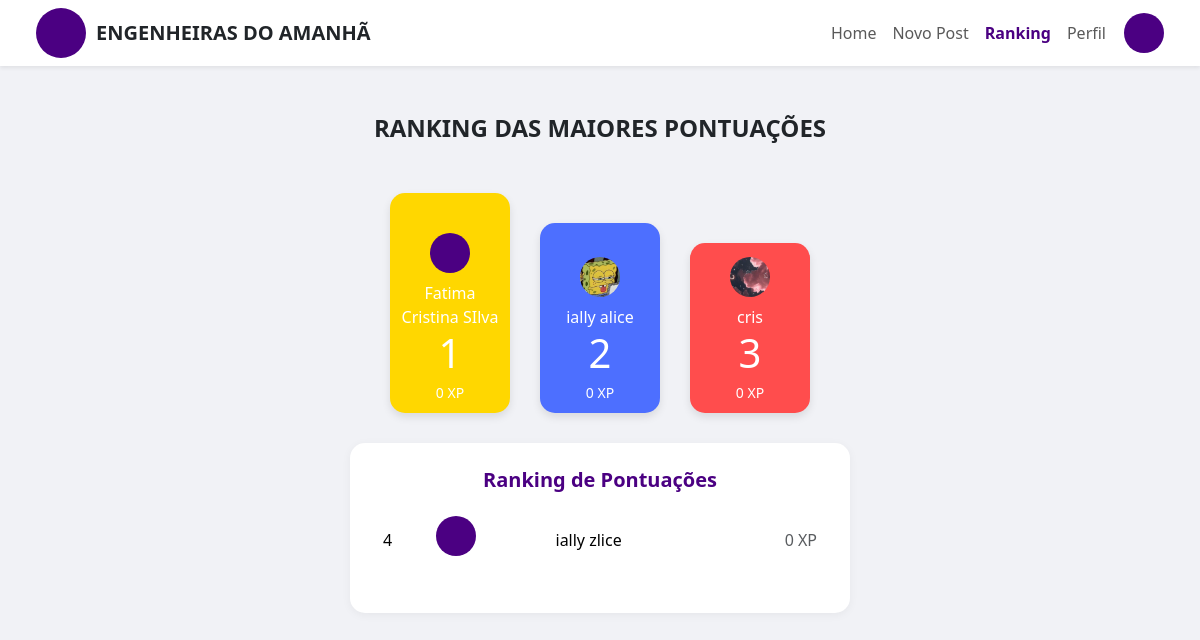
/ranking/, run on an earlier commit of the app's database.
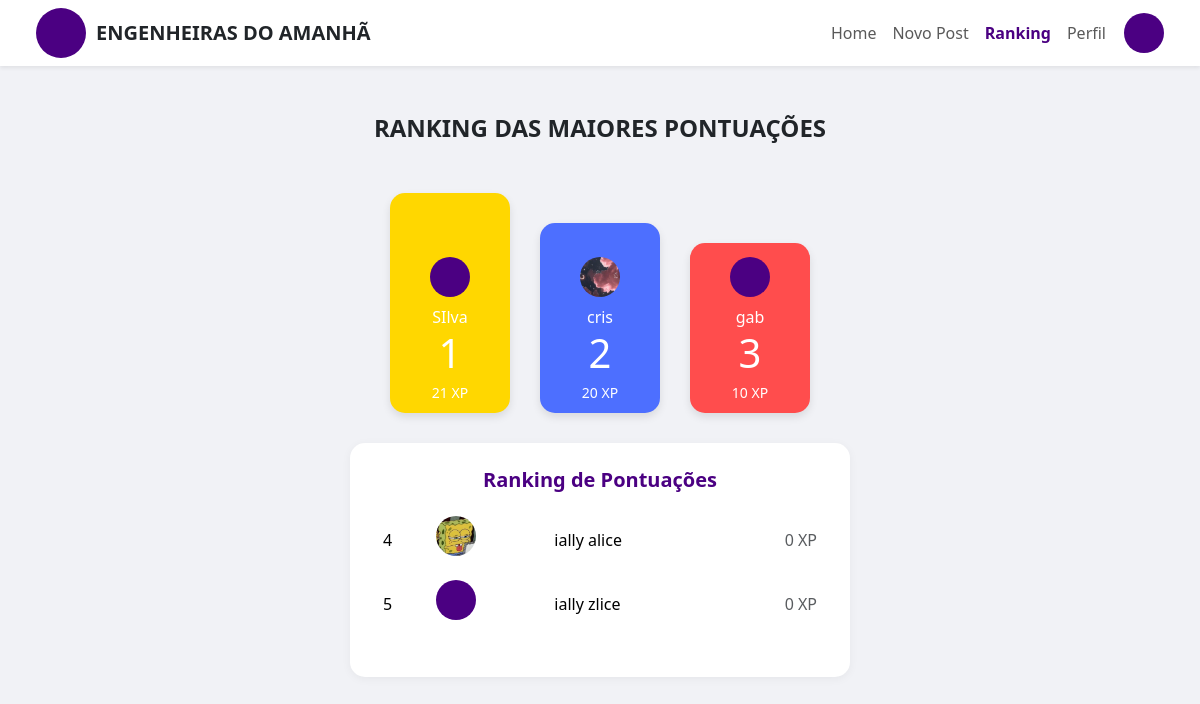
And on a later commit of the database.
### comunidade/models.py (models this page shows, shortened)
class Perfil(models.Model):
    user = models.OneToOneField(User, on_delete=models.CASCADE)
    telefone = models.CharField(max_length=20, blank=True)
    pontos = models.IntegerField(default=0)
    foto = models.ImageField(upload_to='perfil/', blank=True, null=True)

### comunidade/views.py (the view)
# urls.py: path('ranking/', ranking_view, name='ranking'),
def ranking_view(request):
    perfis = Perfil.objects.select_related('user').order_by('-pontos')
    podio = perfis[:3]
    restantes = perfis[3:]
    context = {
        'podio': podio,
        'restantes': restantes,
    }
    return render(request, 'comunidade/ranking.html', context)

### comunidade/templates/comunidade/ranking.html (shortened to what this page needs)
{% load static %}
<!DOCTYPE html>
<html lang="pt-br">
<head>
  <link href="https://cdn.jsdelivr.net/npm/bootstrap@5.3.2/dist/css/bootstrap.min.css" rel="stylesheet">
</head>
<body>
<nav class="navbar navbar-expand-lg bg-white shadow-sm px-4">
  <div class="container-fluid">
    <div class="d-flex align-items-center">
      <div class="logo-circle"></div>
      <span class="navbar-brand fw-bold text-uppercase text-dark mb-0">Engenheiras do Amanhã</span>
    </div>
    <ul class="navbar-nav ms-auto d-flex align-items-center">
      <li class="nav-item"><a class="nav-link" href="{% url 'pagina_inicial' %}">Home</a></li>
      <li class="nav-item"><a class="nav-link" href="{% url 'novo_post' %}">Novo Post</a></li>
      <li class="nav-item"><a class="nav-link active" href="{% url 'ranking' %}">Ranking</a></li>
      <li class="nav-item"><a class="nav-link" href="{% url 'perfil' %}">Perfil</a></li>
      <li class="nav-item">
        {% if request.user.perfil.foto %}
          <img src="{{ request.user.perfil.foto.url }}" alt="Foto do usuário" class="avatar-topo">
        {% else %}
          <div class="avatar-topo" style="background-color:#4B0082;"></div>
        {% endif %}
      </li>
    </ul>
  </div>
</nav>
<div class="container mt-5 text-center">
  <h4 class="fw-bold text-purple mb-4">RANKING DAS MAIORES PONTUAÇÕES</h4>
  <div class="podium">
    {% for perfil in podio %}
      <div class="podium-box {% if forloop.counter == 2 %}first{% elif forloop.counter == 1 %}second{% else %}third{% endif %}">
        {% if perfil.foto %}
          <img src="{{ perfil.foto.url }}" alt="Foto de perfil" class="foto-perfil">
        {% else %}
          <div class="fallback-foto"></div>
        {% endif %}
        <div>{{ perfil.user.first_name|default:"Usuário" }}</div>
        <div class="display-6">{{ forloop.counter }}</div>
        <div class="xp">{{ perfil.pontos }} XP</div>
      </div>
    {% endfor %}
  </div>
  <div class="ranking-table">
    <h5 class="mb-3">Ranking de Pontuações</h5>
    <table class="table table-borderless text-start">
      <tbody>
        {% for perfil in restantes %}
        <tr>
          <td>{{ forloop.counter|add:3 }}</td>
          <td>
            {% if perfil.foto %}
              <img src="{{ perfil.foto.url }}" alt="Foto de perfil" class="foto-perfil">
            {% else %}
              <div class="fallback-foto"></div>
            {% endif %}
          </td>
          <td>{{ perfil.user.first_name }}</td>
          <td class="text-end text-muted">{{ perfil.pontos }} XP</td>
        </tr>
        {% empty %}
        <tr><td colspan="4" class="text-center text-muted">Sem outros usuários no ranking.</td></tr>
        {% endfor %}
      </tbody>
    </table>
  </div>
</div>
</body>
</html>

### comunidade/templates/comunidade/ranking.html (style rules this page uses)
body { background-color: #f1f2f6; font-family: 'Segoe UI', sans-serif; }
.logo-circle { width: 50px; height: 50px; background-color: #4B0082; border-radius: 50%; margin-right: 10px; }
.nav-link.active { font-weight: bold; color: #4B0082 !important; }
.podium { display: flex; justify-content: center; align-items: flex-end; margin: 50px 0 30px; gap: 30px; flex-wrap: wrap; }
.podium-box { display: flex; flex-direction: column; justify-content: flex-end; align-items: center; border-radius: 15px; color: white; width: 120px; padding: 10px; box-shadow: 0 4px 8px rgba(0,0,0,0.1); }
.first { background-color: #4d6fff; height: 190px; }
.second { background-color: #ffd700; height: 220px; }
.third { background-color: #ff4d4d; height: 170px; }
.foto-perfil { width: 40px; height: 40px; border-radius: 50%; object-fit: cover; margin-bottom: 8px; }
.avatar-topo { width: 40px; height: 40px; border-radius: 50%; object-fit: cover; margin-left: 10px; }
.fallback-foto { width: 40px; height: 40px; background-color: #4B0082; border-radius: 50%; margin-bottom: 8px; }
.xp { font-size: 14px; margin-top: 5px; }
.ranking-table { background: white; border-radius: 15px; padding: 25px; box-shadow: 0 2px 10px rgba(0,0,0,0.05); margin: 0 auto; max-width: 500px; }
.ranking-table h5 { font-weight: bold; color: #4B0082; }
.ranking-table td { vertical-align: middle; }

What changed in the data, as far as the page shows it:
changed Perfil: user.first_name "Fatima Cristina SIlva" → "SIlva"; pontos "0" → "21"
changed Perfil "cris": pontos "0" → "20"
added Perfil: user.first_name "gab", pontos "10", shown under "RANKING DAS MAIORES PONTUAÇÕES"
shown differently, row unchanged: Perfil "ially alice": moves from the list under "RANKING DAS MAIORES PONTUAÇÕES" to the list under "Ranking de Pontuações"
